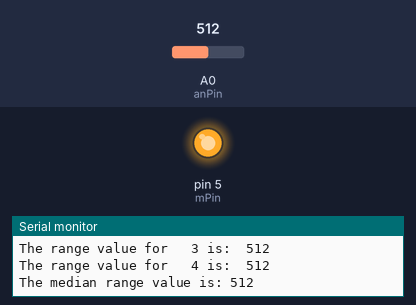
A sketch run on a simulated Arduino Uno, built with avr-gcc and run on an emulated ATmega328P. Parts: output pins drawn as LEDs (lit = HIGH), the last lines printed to the serial monitor. Inputs (shaded band) come from the test bench; at power-on: A0 (anPin) = 512.

Above: at 2.1 s.
At 6.92 s:
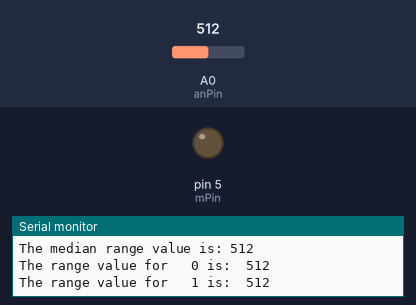
Timing chart, 0 to 7.8 s (numbered marks = the images above):
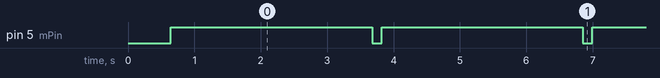

The sketch:

Audrey_sensor_homework.ino
```cpp
//Audrey Fox CC Lab Sensor Homework Fall 2015
//This takes the ultrasonic rangefinder from Maxbotix and uses it to drive a DC motor.
//Code to find the median point and filter out unstable data points is from Bill Gentles. Such Math! Much grateful!

int anPin = A0;
int mPin = 5;
int sensor = 0;//storing the incoming value

int arraysize = 5; //Sample size. Needs to be an odd number
int rangevalue[] = {0, 0, 0, 0, 0}; //0s are place holders for ease of reading code

void setup() {
  Serial.begin(9600);
  printArray(rangevalue, arraysize);
  pinMode(mPin, OUTPUT);
  delay(500);//want to get the serial up and running before beginning the data
}

void loop() {
   digitalWrite(mPin, LOW);
   pinMode(anPin, INPUT);

   for(int i = 0; i < arraysize; i++)
  {
    rangevalue[i] = analogRead(anPin);
         Serial.print("The range value for   ");
         Serial.print(i);
         Serial.print(" is:  ");
         Serial.print(rangevalue[i]);
         Serial.println();

    delay(10);  //wait between samples
   }

   int midpoint = arraysize/2;    //midpoint of the array is the medain value in a sorted array
    Serial.print("The median range value is: ");
    Serial.print(rangevalue[midpoint]);
    Serial.println();
    Serial.println();

    if(midpoint> 30){
      digitalWrite(mPin, LOW);
      delay(30);
    }else{
      digitalWrite(mPin, HIGH);
      delay(30);
    }

 delay(3000);
}

// sort function
void isort(int *a, int n)
              //  *a is an array pointer function
{
 for (int i = 1; i < n; ++i)
 {
   int j = a[i];
   int k;
   for (k = i - 1; (k >= 0) && (j < a[k]); k--)
   {
     a[k + 1] = a[k];
   }
   a[k + 1] = j;
 }
}

//function to print array values
void printArray(int *a, int n)
{

 for (int i = 0; i < n; i++)
 {
   Serial.print(a[i], DEC);
   Serial.print(' ');
 }

 Serial.println();
}
```

Measured:
- by itself, pin 5 (mPin): alternates HIGH for 3.0 s and LOW for 0.14 s
